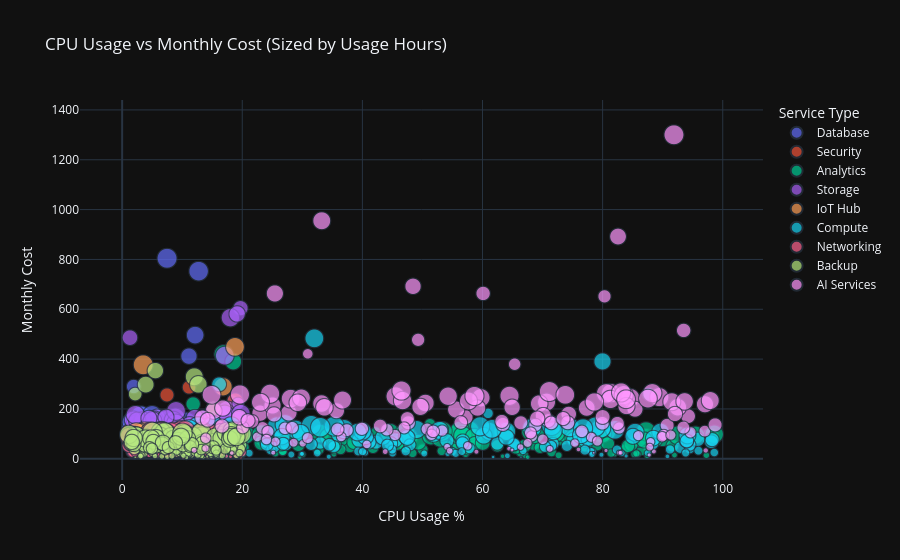

Notebook code for this chart:
### Markdown cell above
### 5.7 CPU Usage vs Cost (Scatter Plot)

### Code cell
fig7 = px.scatter(df, x='CPU Usage %', y='Monthly Cost', color='Service Type',
                    size='Usage Hours', hover_data=['Department Name'],
                    title='CPU Usage vs Monthly Cost (Sized by Usage Hours)')
fig7.update_layout(template='plotly_dark')
fig7.show()

### Figure 1 — Plotly figure (JSON) as saved in the notebook; plotly's stock layout.template omitted (floating-point values rounded to 4 significant figures; data arrays with more than 128 entries replaced by an {"elided": "..."} marker saying what was removed)
{"data": [{"customdata": {"elided": "139x1 str values"}, "hovertemplate": "Service Type=Database<br>CPU Usage %=%{x}<br>Monthly Cost=%{y}<br>Usage Hours=%{marker.size}<br>Department Name=%{customdata[0]}<extra></extra>", "legendgroup": "Database", "marker": {"color": "#636efa", "size": {"elided": "139 float values"}, "sizemode": "area", "sizeref": 1.793, "symbol": "circle"}, "mode": "markers", "name": "Database", "showlegend": true, "type": "scattergl", "x": {"elided": "139 float values"}, "xaxis": "x", "y": {"elided": "139 float values"}, "yaxis": "y"}, {"customdata": {"elided": "134x1 str values"}, "hovertemplate": "Service Type=Security<br>CPU Usage %=%{x}<br>Monthly Cost=%{y}<br>Usage Hours=%{marker.size}<br>Department Name=%{customdata[0]}<extra></extra>", "legendgroup": "Security", "marker": {"color": "#EF553B", "size": {"elided": "134 float values"}, "sizemode": "area", "sizeref": 1.793, "symbol": "circle"}, "mode": "markers", "name": "Security", "showlegend": true, "type": "scattergl", "x": {"elided": "134 float values"}, "xaxis": "x", "y": {"elided": "134 float values"}, "yaxis": "y"}, {"customdata": [["Oncology"], ["Orthopedics"], ["Oncology"], ["Oncology"], ["Research"], ["Research"], ["Radiology"], ["Oncology"], ["IT Dept"], ["Cardiology"], ["IT Dept"], ["Radiology"], ["Radiology"], ["Cardiology"], ["Oncology"], ["Cardiology"], ["Pediatrics"], ["Orthopedics"], ["Radiology"], ["Pharmacy"], ["Cardiology"], ["Neurology"], ["Emergency"], ["Cardiology"], ["Pediatrics"], ["Pharmacy"], ["Neurology"], ["Research"], ["IT Dept"], ["Research"], ["Oncology"], ["IT Dept"], ["Pharmacy"], ["Emergency"], ["Pediatrics"], ["IT Dept"], ["Pharmacy"], ["Pediatrics"], ["Research"], ["Neurology"], ["Pediatrics"], ["Pharmacy"], ["Orthopedics"], ["Radiology"], ["Cardiology"], ["IT Dept"], ["Research"], ["Neurology"], ["Orthopedics"], ["Radiology"], ["Radiology"], ["Radiology"], ["Cardiology"], ["Oncology"], ["Orthopedics"], ["Pediatrics"], ["Research"], ["Oncology"], ["Pediatrics"], ["Pediatrics"], ["Orthopedics"], ["Pharmacy"], ["Research"], ["Neurology"], ["Research"], ["Neurology"], ["Radiology"], ["Pharmacy"], ["Research"], ["IT Dept"], ["Radiology"], ["IT Dept"], ["Radiology"], ["Orthopedics"], ["Neurology"], ["Neurology"], ["IT Dept"], ["Oncology"], ["IT Dept"], ["IT Dept"], ["Oncology"], ["Oncology"], ["Research"], ["Research"], ["IT Dept"], ["Oncology"], ["Cardiology"], ["Research"], ["Emergency"], ["Oncology"], ["Emergency"], ["Radiology"], ["Research"], ["Oncology"], ["Radiology"], ["Cardiology"], ["Pediatrics"], ["Cardiology"], ["Cardiology"], ["Pharmacy"], ["Research"], ["Neurology"], ["Emergency"], ["Cardiology"], ["Radiology"], ["Radiology"], ["Emergency"], ["IT Dept"], ["Pharmacy"], ["Pharmacy"], ["IT Dept"], ["IT Dept"], ["Radiology"], ["Pediatrics"], ["Orthopedics"], ["Oncology"], ["Cardiology"], ["Oncology"], ["Neurology"], ["Neurology"], ["Research"], ["Radiology"], ["Pharmacy"], ["Neurology"], ["Orthopedics"], ["Pharmacy"]], "hovertemplate": "Service Type=Analytics<br>CPU Usage %=%{x}<br>Monthly Cost=%{y}<br>Usage Hours=%{marker.size}<br>Department Name=%{customdata[0]}<extra></extra>", "legendgroup": "Analytics", "marker": {"color": "#00cc96", "size": [294.5, 548.5, 633.2, 674.1, 450.6, 83.88, 666.6, 177.6, 664.1, 321.7, 618.2, 274.6, 231.9, 530.2, 180.8, 71.13, 92.81, 687.5, 195.1, 554.1, 303.2, 549.8, 554.7, 251.5, 172.0, 59.34, 324.5, 519.0, 535.4, 502.3, 112.5, 37.0, 214.6, 240.6, 395.1, 594.4, 294.7, 445.3, 647.8, 298.9, 42.25, 76.18, 335.1, 658.0, 700.1, 540.4, 288.7, 613.9, 106.8, 399.4, 367.1, 153.5, 210.6, 145.2, 437.0, 439.5, 689.9, 507.5, 80.42, 618.0, 696.1, 499.2, 115.8, 598.9, 692.4, 533.4, 308.6, 542.5, 329.6, 90.15, 294.1, 283.0, 159.6, 317.3, 553.9, 571.5, 105.6, 510.8, 346.0, 635.3, 249.5, 565.9, 548.9, 147.6, 391.9, 686.0, 92.24, 193.8, 355.9, 506.0, 627.9, 152.0, 103.5, 257.5, 619.5, 375.5, 443.3, 46.65, 314.8, 37.75, 225.8, 55.41, 674.0, 336.8, 478.2, 58.58, 676.7, 442.3, 398.2, 461.1, 670.8, 695.7, 627.6, 31.88, 347.1, 85.14, 373.4, 298.5, 401.2, 393.0, 378.7, 509.0, 318.8, 264.3, 528.6, 134.4], "sizemode": "area", "sizeref": 1.793, "symbol": "circle"}, "mode": "markers", "name": "Analytics", "showlegend": true, "type": "scattergl", "x": [37.92, 73.12, 76.96, 80.63, 75.95, 30.05, 79.91, 42.23, 16.9, 79.03, 20.56, 20.13, 32.69, 47.81, 26.65, 87.41, 67.09, 73.63, 83.58, 87.21, 54.66, 36.27, 97.91, 87.78, 71.49, 35.26, 29.34, 90.0, 58.63, 88.19, 25.52, 17.44, 86.5, 41.76, 58.11, 95.47, 91.63, 56.01, 55.74, 35.38, 63.34, 97.27, 77.09, 44.57, 63.52, 88.64, 62.47, 32.97, 66.25, 68.46, 24.42, 53.2, 50.02, 48.36, 25.71, 49.31, 57.82, 86.04, 85.9, 98.57, 56.22, 75.12, 17.95, 56.73, 68.12, 29.48, 12.46, 58.56, 84.75, 85.27, 17.24, 65.5, 69.9, 24.22, 51.41, 34.4, 57.2, 52.94, 80.85, 23.2, 69.57, 24.86, 29.98, 26.7, 13.49, 47.07, 13.92, 36.38, 58.69, 46.63, 92.52, 26.75, 85.62, 47.16, 18.81, 11.82, 12.55, 81.99, 66.97, 67.52, 51.25, 20.16, 87.22, 35.36, 23.56, 91.96, 72.08, 24.1, 38.64, 86.92, 27.33, 53.32, 68.76, 29.57, 18.82, 72.67, 26.45, 10.33, 45.75, 60.04, 23.16, 18.49, 84.23, 57.56, 26.79, 81.41], "xaxis": "x", "y": [50.45, 89.08, 100.3, 110.0, 74.03, 17.55, 101.8, 109.4, 419.6, 58.2, 97.2, 44.61, 37.91, 86.73, 36.06, 13.02, 15.14, 106.3, 36.14, 86.21, 47.52, 84.67, 89.06, 42.56, 27.5, 18.53, 55.84, 82.74, 82.43, 82.56, 23.25, 9.43, 35.01, 44.66, 67.36, 95.11, 52.77, 67.34, 99.09, 45.09, 10.29, 14.51, 54.17, 103.7, 108.8, 81.12, 52.21, 101.6, 23.23, 63.86, 59.25, 31.59, 37.74, 22.75, 70.47, 66.82, 112.3, 79.85, 19.08, 98.7, 111.8, 84.36, 24.65, 92.86, 110.1, 88.83, 50.39, 87.84, 56.95, 18.31, 50.24, 43.95, 145.4, 57.07, 90.87, 87.4, 20.83, 80.78, 60.91, 99.14, 44.83, 92.1, 91.17, 29.33, 68.62, 103.1, 16.95, 37.59, 60.88, 78.89, 94.3, 30.91, 21.6, 47.34, 93.41, 219.9, 70.29, 16.9, 51.26, 6.57, 139.1, 16.49, 110.2, 56.74, 78.66, 15.1, 105.0, 68.74, 67.1, 75.4, 105.8, 110.4, 99.29, 6.35, 56.85, 13.99, 60.06, 49.99, 63.26, 63.64, 63.2, 390.3, 51.82, 40.28, 85.4, 23.19], "yaxis": "y"}, {"customdata": [["Oncology"], ["Radiology"], ["Pediatrics"], ["Emergency"], ["Research"], ["Radiology"], ["IT Dept"], ["Cardiology"], ["Orthopedics"], ["Research"], ["Pharmacy"], ["Pharmacy"], ["Emergency"], ["Neurology"], ["Emergency"], ["Pharmacy"], ["IT Dept"], ["Research"], ["Cardiology"], ["Radiology"], ["Cardiology"], ["Cardiology"], ["Orthopedics"], ["IT Dept"], ["Cardiology"], ["Research"], ["Pediatrics"], ["Emergency"], ["Pharmacy"], ["Emergency"], ["Neurology"], ["IT Dept"], ["Pharmacy"], ["Orthopedics"], ["Pediatrics"], ["Radiology"], ["Radiology"], ["Emergency"], ["Cardiology"], ["Radiology"], ["Emergency"], ["Pharmacy"], ["Research"], ["Orthopedics"], ["Emergency"], ["Orthopedics"], ["Pharmacy"], ["Neurology"], ["Neurology"], ["Orthopedics"], ["Pharmacy"], ["Orthopedics"], ["Radiology"], ["Oncology"], ["Emergency"], ["Oncology"], ["IT Dept"], ["Pediatrics"], ["Cardiology"], ["Pharmacy"], ["Oncology"], ["Emergency"], ["Emergency"], ["Neurology"], ["Emergency"], ["Radiology"], ["Neurology"], ["Cardiology"], ["Neurology"], ["Radiology"], ["IT Dept"], ["Orthopedics"], ["Emergency"], ["Neurology"], ["Cardiology"], ["Pediatrics"], ["Orthopedics"], ["Neurology"], ["Research"], ["IT Dept"], ["Orthopedics"], ["IT Dept"], ["Orthopedics"], ["Radiology"], ["Emergency"], ["Neurology"], ["IT Dept"], ["Emergency"], ["Orthopedics"], ["Research"], ["Oncology"], ["Pediatrics"], ["Research"], ["Radiology"], ["Oncology"], ["IT Dept"], ["Emergency"], ["Neurology"], ["Emergency"], ["IT Dept"], ["Orthopedics"], ["Oncology"], ["IT Dept"], ["Pediatrics"], ["IT Dept"], ["Oncology"], ["Cardiology"], ["Pharmacy"], ["Research"], ["Orthopedics"], ["IT Dept"], ["Pharmacy"], ["Pharmacy"], ["Pediatrics"], ["Pharmacy"], ["Pharmacy"], ["Pharmacy"], ["Oncology"], ["Cardiology"], ["Radiology"], ["Oncology"], ["Cardiology"], ["Oncology"], ["Radiology"]], "hovertemplate": "Service Type=Storage<br>CPU Usage %=%{x}<br>Monthly Cost=%{y}<br>Usage Hours=%{marker.size}<br>Department Name=%{customdata[0]}<extra></extra>", "legendgroup": "Storage", "marker": {"color": "#ab63fa", "size": [650.0, 519.5, 565.3, 573.1, 461.3, 101.0, 558.4, 676.3, 17.0, 181.4, 682.8, 12.19, 423.8, 624.3, 332.9, 353.0, 73.99, 284.7, 607.6, 97.5, 505.0, 507.9, 682.2, 483.9, 547.9, 298.6, 454.5, 542.0, 555.7, 93.43, 132.2, 204.5, 331.0, 649.2, 480.1, 279.4, 480.2, 198.6, 170.7, 287.2, 522.3, 57.96, 263.5, 646.9, 419.4, 563.6, 450.0, 709.5, 613.5, 95.96, 14.66, 115.3, 221.8, 313.0, 565.5, 587.6, 265.3, 566.0, 232.1, 574.0, 488.5, 177.4, 207.4, 277.8, 521.3, 131.0, 174.1, 692.7, 611.8, 148.2, 132.7, 79.76, 106.3, 134.7, 436.3, 363.0, 272.6, 221.6, 303.4, 197.0, 454.1, 36.27, 162.8, 621.4, 189.0, 271.9, 106.9, 33.87, 162.7, 653.3, 622.5, 472.6, 553.1, 421.7, 577.2, 558.5, 588.2, 220.7, 197.6, 271.9, 358.9, 193.7, 97.64, 174.2, 492.2, 60.35, 454.9, 548.9, 233.9, 444.8, 647.1, 603.6, 631.8, 125.6, 469.2, 274.9, 310.9, 227.7, 661.2, 511.9, 478.3, 661.2, 634.7, 103.6], "sizemode": "area", "sizeref": 1.793, "symbol": "circle"}, "mode": "markers", "name": "Storage", "showlegend": true, "type": "scattergl", "x": [8.85, 2.32, 6.22, 2.13, 5.82, 16.38, 18.65, 16.87, 12.86, 11.55, 5.01, 8.63, 19.71, 11.04, 13.77, 17.86, 15.2, 9.0, 18.02, 12.34, 3.07, 3.39, 5.28, 10.4, 12.13, 17.43, 10.42, 18.92, 1.83, 2.82, 15.01, 10.6, 5.15, 6.52, 16.82, 7.87, 19.53, 18.13, 6.93, 17.58, 2.51, 19.89, 16.73, 16.53, 16.99, 8.51, 16.68, 17.46, 12.73, 15.75, 5.08, 7.92, 7.64, 19.4, 13.73, 15.8, 9.29, 8.71, 16.1, 14.46, 7.09, 8.12, 16.52, 13.1, 18.84, 7.42, 19.56, 7.85, 2.19, 4.0, 4.56, 17.76, 1.96, 14.37, 8.4, 19.11, 13.21, 9.61, 7.87, 11.72, 17.11, 13.12, 6.22, 11.24, 5.66, 14.69, 19.31, 10.11, 8.77, 7.3, 5.05, 4.45, 5.99, 9.11, 8.51, 9.17, 8.92, 16.89, 17.07, 11.48, 2.53, 6.77, 1.1, 8.1, 12.82, 10.99, 19.51, 5.49, 17.74, 1.3, 17.1, 3.2, 8.97, 9.6, 7.3, 19.31, 5.75, 9.23, 17.08, 4.73, 19.15, 15.22, 19.76, 2.29], "xaxis": "x", "y": [165.1, 130.1, 150.8, 137.8, 167.3, 52.43, 160.7, 167.4, 36.97, 68.44, 124.0, 89.01, 604.6, 119.7, 117.5, 102.3, 41.31, 126.8, 566.3, 16.12, 140.4, 155.6, 153.4, 100.7, 163.2, 93.44, 111.5, 112.9, 156.1, 67.5, 36.36, 113.2, 73.85, 109.9, 98.35, 52.88, 126.7, 38.3, 113.4, 79.51, 152.9, 72.43, 175.8, 100.0, 136.2, 120.5, 123.7, 192.1, 132.8, 33.78, 100.7, 19.5, 44.88, 115.9, 126.6, 106.5, 42.82, 125.9, 102.4, 129.7, 119.2, 126.1, 121.3, 89.79, 118.2, 116.7, 64.81, 114.8, 177.2, 103.9, 42.16, 95.19, 62.66, 58.85, 156.3, 98.63, 97.64, 107.2, 65.08, 113.4, 80.79, 41.95, 118.0, 132.2, 38.47, 72.99, 97.75, 58.66, 109.7, 155.8, 151.5, 162.6, 92.21, 147.8, 154.7, 111.4, 143.3, 84.74, 46.57, 121.3, 89.43, 112.4, 63.99, 27.84, 89.96, 22.25, 159.0, 95.61, 125.0, 486.1, 414.1, 96.32, 192.1, 66.63, 167.1, 222.1, 55.01, 79.6, 176.8, 98.49, 581.3, 132.6, 180.5, 22.87], "yaxis": "y"}, {"customdata": [["Orthopedics"], ["Cardiology"], ["Oncology"], ["Research"], ["IT Dept"], ["IT Dept"], ["Orthopedics"], ["Pediatrics"], ["Neurology"], ["Research"], ["Pharmacy"], ["Emergency"], ["Pharmacy"], ["Neurology"], ["Oncology"], ["IT Dept"], ["Emergency"], ["Pharmacy"], ["Cardiology"], ["Pharmacy"], ["Neurology"], ["Cardiology"], ["Pharmacy"], ["Neurology"], ["Orthopedics"], ["Pharmacy"], ["IT Dept"], ["Oncology"], ["IT Dept"], ["Research"], ["Pharmacy"], ["Emergency"], ["Emergency"], ["Emergency"], ["Oncology"], ["Orthopedics"], ["Emergency"], ["Orthopedics"], ["Neurology"], ["Cardiology"], ["Pharmacy"], ["Neurology"], ["IT Dept"], ["Emergency"], ["Pharmacy"], ["Neurology"], ["Neurology"], ["Emergency"], ["Orthopedics"], ["Neurology"], ["Pediatrics"], ["Pediatrics"], ["Research"], ["IT Dept"], ["Pharmacy"], ["Neurology"], ["Research"], ["Emergency"], ["Radiology"], ["Cardiology"], ["Pediatrics"], ["Pharmacy"], ["IT Dept"], ["Orthopedics"], ["Orthopedics"], ["Oncology"], ["Oncology"], ["Research"], ["Cardiology"], ["Cardiology"], ["Pharmacy"], ["Oncology"], ["Emergency"], ["Orthopedics"], ["Pharmacy"], ["Radiology"], ["Orthopedics"], ["Oncology"], ["Pharmacy"], ["Emergency"], ["Orthopedics"], ["Radiology"], ["Research"], ["Research"], ["Emergency"], ["Orthopedics"], ["Pharmacy"], ["Pediatrics"], ["Oncology"], ["Emergency"], ["Emergency"], ["Research"], ["Orthopedics"], ["Cardiology"], ["Cardiology"], ["Emergency"], ["Emergency"], ["Cardiology"], ["Oncology"], ["Pharmacy"], ["Pediatrics"], ["Neurology"], ["IT Dept"], ["Emergency"], ["Oncology"], ["Research"], ["Pharmacy"], ["Orthopedics"], ["Oncology"], ["Emergency"], ["Research"], ["Radiology"], ["Research"], ["Emergency"], ["Oncology"], ["Pediatrics"], ["Radiology"], ["Orthopedics"], ["Radiology"], ["Pediatrics"], ["Research"], ["Research"], ["IT Dept"]], "hovertemplate": "Service Type=IoT Hub<br>CPU Usage %=%{x}<br>Monthly Cost=%{y}<br>Usage Hours=%{marker.size}<br>Department Name=%{customdata[0]}<extra></extra>", "legendgroup": "IoT Hub", "marker": {"color": "#FFA15A", "size": [672.0, 21.88, 579.7, 73.63, 250.9, 185.7, 441.2, 75.53, 439.6, 378.4, 469.6, 681.0, 382.9, 551.8, 696.8, 94.64, 208.6, 179.0, 676.6, 62.84, 140.7, 37.79, 229.4, 655.0, 534.8, 111.8, 604.7, 63.15, 320.8, 240.8, 52.68, 272.9, 166.8, 494.5, 584.3, 113.5, 485.5, 627.3, 552.6, 15.11, 469.8, 636.6, 701.5, 337.0, 576.1, 357.6, 504.4, 654.4, 543.1, 614.5, 704.0, 244.7, 632.2, 317.9, 461.0, 687.8, 100.5, 229.3, 312.8, 226.5, 524.7, 278.4, 96.1, 130.3, 386.2, 244.4, 546.7, 361.3, 116.2, 236.9, 313.5, 465.9, 548.5, 428.4, 655.4, 330.9, 231.1, 443.1, 229.2, 547.4, 383.1, 570.0, 215.9, 463.4, 119.9, 106.8, 646.8, 619.1, 275.7, 273.3, 118.6, 36.1, 531.1, 469.6, 369.2, 145.0, 346.2, 551.8, 562.6, 479.3, 539.7, 471.5, 72.8, 149.6, 656.5, 114.7, 395.7, 225.0, 64.29, 497.4, 598.9, 10.06, 221.3, 606.9, 483.6, 386.9, 198.1, 202.8, 448.9, 296.8, 708.1, 219.8, 235.7], "sizemode": "area", "sizeref": 1.793, "symbol": "circle"}, "mode": "markers", "name": "IoT Hub", "showlegend": true, "type": "scattergl", "x": [11.29, 11.18, 14.39, 12.34, 14.7, 7.34, 13.82, 6.26, 15.4, 14.56, 9.59, 3.83, 3.83, 18.2, 16.61, 14.21, 4.79, 16.33, 3.19, 14.73, 3.76, 13.4, 10.95, 2.36, 6.71, 2.08, 16.79, 5.58, 11.69, 19.32, 14.23, 5.82, 4.69, 14.84, 14.89, 3.84, 6.05, 19.18, 7.37, 2.12, 9.82, 8.69, 13.48, 4.58, 18.79, 11.5, 17.27, 5.65, 9.88, 18.62, 3.51, 17.64, 12.35, 3.54, 14.45, 6.52, 5.59, 7.49, 11.32, 6.59, 1.68, 13.32, 2.41, 6.1, 17.55, 12.25, 1.37, 16.7, 12.07, 13.91, 2.35, 1.96, 6.2, 1.12, 4.58, 16.8, 5.65, 15.29, 8.01, 7.39, 4.29, 15.41, 19.22, 17.86, 19.41, 13.15, 18.79, 1.69, 4.4, 18.3, 7.13, 14.33, 3.3, 6.67, 3.91, 9.29, 1.28, 3.79, 16.48, 9.92, 15.46, 14.73, 15.09, 14.89, 16.44, 9.53, 6.57, 10.55, 1.35, 11.89, 4.43, 18.98, 15.29, 12.95, 6.65, 12.24, 14.92, 15.08, 14.81, 17.86, 18.17, 19.42, 4.49], "xaxis": "x", "y": [101.0, 10.5, 87.86, 16.59, 41.01, 33.14, 75.83, 15.57, 74.29, 62.61, 73.27, 109.1, 59.99, 85.5, 110.5, 18.14, 32.67, 28.08, 102.8, 11.03, 29.51, 11.42, 41.46, 106.5, 85.85, 26.41, 289.1, 14.39, 53.21, 39.76, 9.91, 46.48, 33.36, 83.75, 90.95, 26.62, 75.97, 97.43, 88.82, 34.21, 76.83, 102.5, 106.2, 52.11, 88.24, 55.68, 77.62, 103.5, 85.98, 99.29, 377.2, 42.4, 101.0, 54.55, 78.94, 111.2, 22.04, 43.91, 47.18, 37.72, 86.58, 51.01, 16.6, 22.24, 62.06, 44.38, 88.71, 58.84, 23.1, 39.19, 50.79, 76.15, 83.35, 72.35, 104.0, 50.2, 41.89, 76.4, 37.8, 88.16, 60.6, 91.28, 39.06, 71.49, 20.95, 24.98, 449.2, 94.13, 46.55, 47.98, 19.44, 15.1, 85.06, 76.53, 65.37, 22.19, 56.55, 88.22, 86.84, 77.64, 87.71, 75.13, 15.64, 30.14, 108.1, 26.7, 65.01, 39.09, 43.29, 78.79, 92.51, 4.52, 42.14, 92.84, 75.61, 67.05, 35.41, 31.52, 71.67, 50.96, 113.1, 41.94, 37.55], "yaxis": "y"}, {"customdata": {"elided": "135x1 str values"}, "hovertemplate": "Service Type=Compute<br>CPU Usage %=%{x}<br>Monthly Cost=%{y}<br>Usage Hours=%{marker.size}<br>Department Name=%{customdata[0]}<extra></extra>", "legendgroup": "Compute", "marker": {"color": "#19d3f3", "size": {"elided": "135 float values"}, "sizemode": "area", "sizeref": 1.793, "symbol": "circle"}, "mode": "markers", "name": "Compute", "showlegend": true, "type": "scattergl", "x": {"elided": "135 float values"}, "xaxis": "x", "y": {"elided": "135 float values"}, "yaxis": "y"}, {"customdata": [["Pediatrics"], ["Emergency"], ["IT Dept"], ["Emergency"], ["Research"], ["Pediatrics"], ["Radiology"], ["Oncology"], ["Oncology"], ["Radiology"], ["Emergency"], ["Research"], ["Radiology"], ["Oncology"], ["Research"], ["Oncology"], ["Oncology"], ["Oncology"], ["Radiology"], ["Orthopedics"], ["IT Dept"], ["Emergency"], ["Pharmacy"], ["Neurology"], ["Cardiology"], ["Cardiology"], ["Radiology"], ["Radiology"], ["Radiology"], ["Neurology"], ["Emergency"], ["Pharmacy"], ["Radiology"], ["Radiology"], ["Emergency"], ["Pharmacy"], ["Radiology"], ["Research"], ["Oncology"], ["Emergency"], ["Oncology"], ["Pharmacy"], ["IT Dept"], ["Cardiology"], ["Emergency"], ["Oncology"], ["Radiology"], ["Neurology"], ["IT Dept"], ["Orthopedics"], ["Radiology"], ["Neurology"], ["Pharmacy"], ["Cardiology"], ["Research"], ["Orthopedics"], ["Research"], ["IT Dept"], ["Pharmacy"], ["Pharmacy"], ["Research"], ["Emergency"], ["IT Dept"], ["Oncology"], ["Neurology"], ["Oncology"], ["Radiology"], ["Pediatrics"], ["Pediatrics"], ["Orthopedics"], ["Pharmacy"], ["Pediatrics"], ["Radiology"], ["Oncology"], ["Oncology"], ["Pharmacy"], ["Research"], ["Orthopedics"], ["Radiology"], ["Neurology"], ["Orthopedics"], ["Neurology"], ["IT Dept"], ["Oncology"], ["IT Dept"], ["Cardiology"], ["Orthopedics"], ["Cardiology"], ["Research"], ["Research"], ["IT Dept"], ["Orthopedics"], ["Emergency"], ["IT Dept"], ["Neurology"], ["IT Dept"], ["Neurology"], ["Pharmacy"], ["Oncology"], ["Emergency"], ["Pharmacy"], ["Pediatrics"], ["Emergency"], ["Emergency"], ["Oncology"], ["Radiology"], ["Radiology"], ["Oncology"], ["Pharmacy"], ["Pharmacy"], ["Emergency"], ["Orthopedics"], ["Research"], ["Pediatrics"], ["IT Dept"]], "hovertemplate": "Service Type=Networking<br>CPU Usage %=%{x}<br>Monthly Cost=%{y}<br>Usage Hours=%{marker.size}<br>Department Name=%{customdata[0]}<extra></extra>", "legendgroup": "Networking", "marker": {"color": "#FF6692", "size": [82.89, 552.0, 98.78, 358.8, 685.7, 423.9, 33.33, 179.0, 700.9, 399.1, 78.19, 594.8, 583.2, 343.3, 196.6, 141.0, 54.16, 245.1, 101.7, 359.2, 109.2, 700.4, 193.9, 658.4, 636.3, 188.0, 223.3, 658.2, 435.1, 74.22, 361.7, 254.0, 415.4, 296.6, 447.0, 321.7, 596.5, 618.3, 198.3, 412.5, 103.6, 363.3, 551.8, 182.1, 65.04, 525.0, 157.2, 500.8, 167.5, 672.1, 247.8, 691.2, 114.6, 632.5, 88.14, 481.4, 161.6, 24.71, 71.58, 571.0, 676.9, 222.3, 241.5, 674.6, 438.6, 554.8, 90.86, 293.6, 33.76, 143.7, 630.6, 494.5, 46.32, 314.6, 652.0, 463.6, 649.3, 524.9, 272.4, 428.1, 293.4, 462.6, 208.2, 27.69, 371.7, 119.0, 392.5, 700.1, 130.5, 476.4, 213.0, 598.4, 170.3, 432.4, 676.6, 506.5, 716.5, 716.5, 339.6, 574.2, 684.8, 582.8, 613.1, 119.4, 100.1, 354.8, 525.8, 272.0, 152.8, 273.1, 391.7, 23.87, 267.6, 676.0, 111.6], "sizemode": "area", "sizeref": 1.793, "symbol": "circle"}, "mode": "markers", "name": "Networking", "showlegend": true, "type": "scattergl", "x": [9.2, 1.83, 5.78, 10.2, 5.99, 16.5, 17.35, 19.78, 6.23, 17.78, 4.41, 1.77, 19.1, 7.43, 7.8, 5.31, 10.05, 8.78, 15.12, 5.27, 15.44, 9.55, 14.55, 12.73, 17.61, 14.43, 14.21, 4.99, 5.91, 4.46, 10.54, 13.41, 12.31, 17.5, 11.41, 9.9, 1.19, 16.25, 16.46, 18.97, 16.19, 5.41, 3.44, 16.45, 3.09, 12.79, 1.51, 16.47, 1.72, 7.49, 2.87, 13.39, 3.32, 11.79, 18.92, 11.52, 3.06, 8.37, 4.51, 11.92, 19.44, 12.84, 14.74, 5.56, 14.86, 13.78, 12.25, 12.96, 10.18, 11.82, 7.63, 9.83, 7.89, 1.09, 9.31, 4.32, 15.64, 14.56, 6.41, 8.52, 8.23, 2.85, 5.07, 18.04, 9.55, 9.12, 11.19, 9.89, 7.62, 19.0, 16.36, 15.09, 14.1, 8.25, 4.78, 15.61, 6.58, 10.49, 17.35, 8.65, 8.57, 6.77, 13.04, 16.22, 5.74, 1.71, 9.55, 4.55, 19.91, 19.06, 1.44, 11.94, 3.32, 8.16, 2.12], "xaxis": "x", "y": [20.91, 89.25, 17.16, 57.03, 107.8, 73.54, 10.57, 34.11, 106.1, 61.59, 21.47, 91.88, 93.02, 61.19, 38.97, 25.17, 17.01, 46.51, 19.44, 63.79, 55.31, 111.5, 35.96, 99.18, 98.47, 28.59, 39.53, 106.7, 71.48, 21.08, 54.62, 41.23, 66.21, 50.38, 70.06, 51.79, 89.55, 101.7, 31.27, 62.12, 15.7, 60.33, 83.72, 27.66, 11.0, 87.85, 24.03, 80.89, 25.92, 105.4, 39.85, 109.4, 21.74, 94.97, 16.86, 75.9, 25.65, 8.78, 17.43, 90.57, 102.7, 35.78, 40.21, 104.2, 73.87, 84.69, 19.27, 53.31, 5.44, 22.64, 101.3, 82.51, 12.57, 51.97, 103.0, 72.27, 100.2, 81.52, 44.59, 69.45, 46.07, 70.01, 33.83, 8.69, 61.27, 21.47, 63.8, 114.0, 20.58, 77.16, 133.0, 98.55, 29.4, 70.28, 109.0, 81.99, 109.3, 112.4, 57.28, 93.81, 108.0, 96.6, 101.3, 20.9, 23.67, 59.31, 82.61, 46.24, 26.04, 45.4, 62.02, 12.39, 48.27, 104.5, 25.22], "yaxis": "y"}, {"customdata": {"elided": "148x1 str values"}, "hovertemplate": "Service Type=Backup<br>CPU Usage %=%{x}<br>Monthly Cost=%{y}<br>Usage Hours=%{marker.size}<br>Department Name=%{customdata[0]}<extra></extra>", "legendgroup": "Backup", "marker": {"color": "#B6E880", "size": {"elided": "148 float values"}, "sizemode": "area", "sizeref": 1.793, "symbol": "circle"}, "mode": "markers", "name": "Backup", "showlegend": true, "type": "scattergl", "x": {"elided": "148 float values"}, "xaxis": "x", "y": {"elided": "148 float values"}, "yaxis": "y"}, {"customdata": {"elided": "156x1 str values"}, "hovertemplate": "Service Type=AI Services<br>CPU Usage %=%{x}<br>Monthly Cost=%{y}<br>Usage Hours=%{marker.size}<br>Department Name=%{customdata[0]}<extra></extra>", "legendgroup": "AI Services", "marker": {"color": "#FF97FF", "size": {"elided": "156 float values"}, "sizemode": "area", "sizeref": 1.793, "symbol": "circle"}, "mode": "markers", "name": "AI Services", "showlegend": true, "type": "scattergl", "x": {"elided": "156 float values"}, "xaxis": "x", "y": {"elided": "156 float values"}, "yaxis": "y"}], "layout": {"legend": {"itemsizing": "constant", "title": {"text": "Service Type"}, "tracegroupgap": 0}, "title": {"text": "CPU Usage vs Monthly Cost (Sized by Usage Hours)"}, "xaxis": {"anchor": "y", "domain": [0, 1], "title": {"text": "CPU Usage %"}}, "yaxis": {"anchor": "x", "domain": [0, 1], "title": {"text": "Monthly Cost"}}}}
